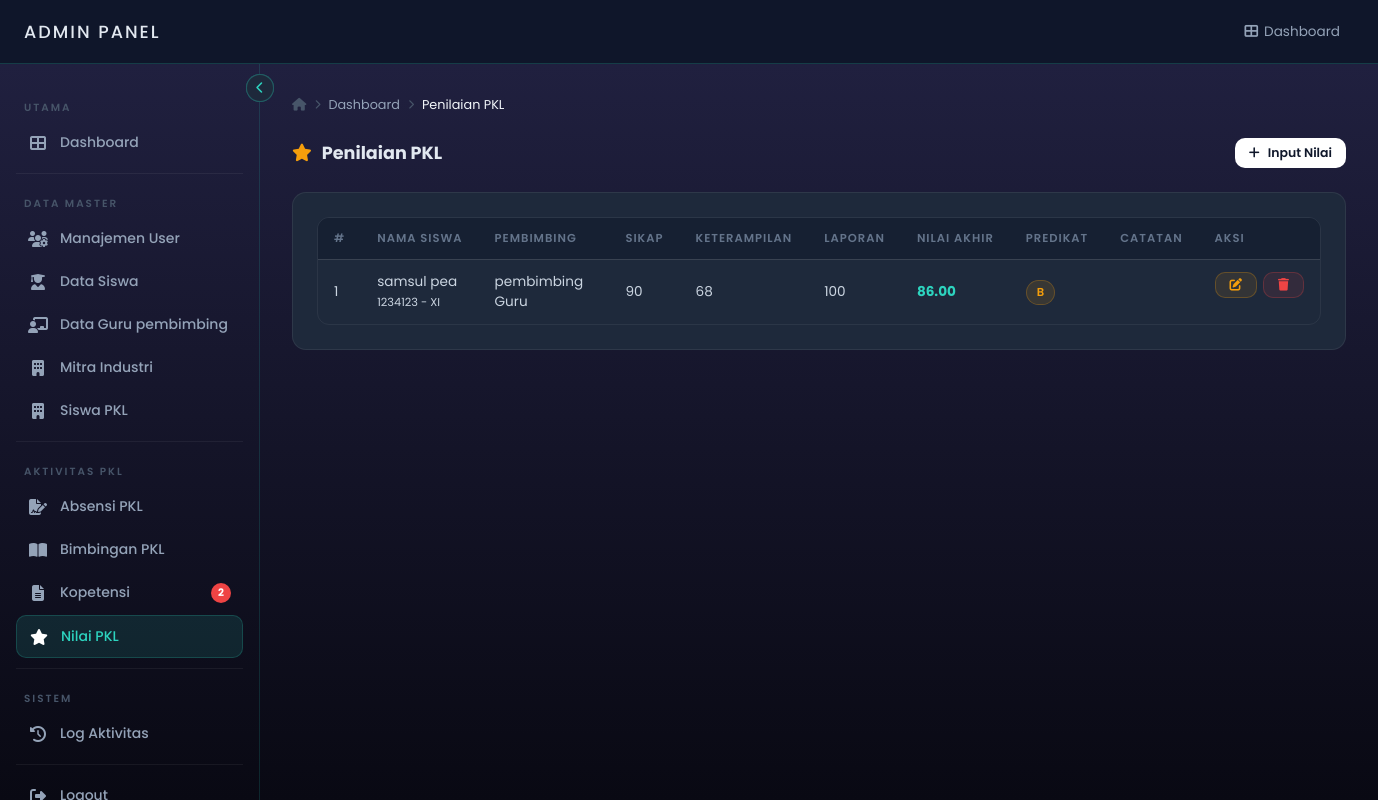
/admin/pkl-nilai.php (signed in), run on the app's committed database.
### tables this page shows
CREATE TABLE `nilai_pkl` (
  `id` int(11) NOT NULL,
  `siswa_id` int(11) NOT NULL,
  `pembimbing_id` int(11) NOT NULL,
  `nilai_sikap` int(11) DEFAULT 0,
  `nilai_keterampilan` int(11) DEFAULT 0,
  `nilai_laporan` int(11) DEFAULT 0,
  `nilai_akhir` decimal(5,2) DEFAULT NULL,
  `predikat` char(2) DEFAULT NULL,
  `catatan` text DEFAULT NULL,
  `created_at` timestamp NOT NULL DEFAULT current_timestamp()
);

CREATE TABLE `profil_siswa` (
  `id` int(11) NOT NULL,
  `user_id` int(11) NOT NULL,
  `nis` varchar(20) DEFAULT NULL,
  `kelas` varchar(20) DEFAULT NULL,
  `jurusan` varchar(50) DEFAULT NULL,
  `no_hp` varchar(15) DEFAULT NULL,
  `foto_profil` varchar(255) DEFAULT NULL,
  `jenis_kelamin` enum('Laki-laki','Perempuan') DEFAULT NULL,
  `agama` varchar(50) DEFAULT NULL,
  `tempat_lahir` varchar(100) DEFAULT NULL,
  `tanggal_lahir` date DEFAULT NULL,
  `alamat` text DEFAULT NULL,
  `golongan_darah` enum('A','B','AB','O') DEFAULT NULL
);

### admin/pkl-nilai.php (the view, shortened to what this page needs)
<?php
include "../config.php";
$rows = mysqli_query($conn, "
    SELECT np.*,
           CONCAT(us.nama_depan, ' ', us.nama_belakang) AS nama_siswa,
           CONCAT(up.nama_depan, ' ', up.nama_belakang) AS nama_pembimbing,
           ps.nis, ps.kelas
    FROM nilai_pkl np
    LEFT JOIN users us ON np.siswa_id = us.id
    LEFT JOIN users up ON np.pembimbing_id = up.id
    LEFT JOIN profil_siswa ps ON np.siswa_id = ps.user_id
    ORDER BY np.id DESC
");
?>
<!DOCTYPE html>
<html lang="id">
<head>
  <link rel="stylesheet" href="style.css"/>
  <link rel="stylesheet" href="https://cdnjs.cloudflare.com/ajax/libs/font-awesome/6.5.2/css/all.min.css"/>
</head>
<body>
<header>
  <nav>
    <div style="display:flex;align-items:center;gap:12px;">
      <div class="logo">ADMIN PANEL</div>
    </div>
    <ul class="nav-links">
      <li><a href="dashboard_admin2.php"><i class="fa fa-th-large"></i> Dashboard</a></li>
    </ul>
  </nav>
</header>
<button class="sidebar-toggle" id="sidebarToggle"><i class="fas fa-chevron-left"></i></button>
<?php include 'sidebar.php'; ?>
<div class="layout-wrapper">
<main class="main-content" id="mainContent">
  <div class="breadcrumb">
    <i class="fas fa-home"></i>
    <i class="fas fa-chevron-right" style="font-size:.6rem;"></i>
    <a href="dashboard_admin2.php" style="color:#94a3b8;">Dashboard</a>
    <i class="fas fa-chevron-right" style="font-size:.6rem;"></i>
    <span>Penilaian PKL</span>
  </div>
  <div class="page-header">
    <h2><i class="fas fa-star" style="color:#f59e0b;"></i> Penilaian PKL</h2>
    <button class="btn btn-primary btn-sm" onclick="openModal()">
      <i class="fas fa-plus"></i> Input Nilai
    </button>
  </div>
  <div class="card">
    <div class="table-wrapper">
      <table>
        <thead>
          <tr>
            <th>#</th>
            <th>Nama Siswa</th>
            <th>Pembimbing</th>
            <th>Sikap</th>
            <th>Keterampilan</th>
            <th>Laporan</th>
            <th>Nilai Akhir</th>
            <th>Predikat</th>
            <th>Catatan</th>
            <th>Aksi</th>
          </tr>
        </thead>
        <tbody>
        <?php if (mysqli_num_rows($rows) === 0): ?>
          <tr><td colspan="10" style="text-align:center;color:#94a3b8;">Belum ada data nilai PKL.</td></tr>
        <?php else:
        $no = 1; while ($row = mysqli_fetch_assoc($rows)):
          $na = (float)$row['nilai_akhir'];
          $warna = $na >= 85 ? '#2dd4bf' : ($na >= 75 ? '#f59e0b' : '#ef4444');
          $predikat = $row['predikat'] ?? '-';
          $pill_class = match($predikat) {
            'A' => 'pill-green',
            'B' => 'pill-yellow',
            default => 'pill-red',
          };
        ?>
          <tr>
            <td><?php echo $no++; ?></td>
            <td>
              <?php echo htmlspecialchars($row['nama_siswa'] ?? '-'); ?>
              <?php if (!empty($row['nis'])): ?>
                <br><small class="text-muted"><?php echo htmlspecialchars($row['nis']); ?> <?php echo $row['kelas'] ? '- '.$row['kelas'] : ''; ?></small>
              <?php endif; ?>
            </td>
            <td><?php echo htmlspecialchars($row['nama_pembimbing'] ?? '-'); ?></td>
            <td><?php echo $row['nilai_sikap']; ?></td>
            <td><?php echo $row['nilai_keterampilan']; ?></td>
            <td><?php echo $row['nilai_laporan']; ?></td>
            <td><strong style="color:<?php echo $warna; ?>"><?php echo number_format($na, 2); ?></strong></td>
            <td><span class="pill <?php echo $pill_class; ?>"><?php echo htmlspecialchars($predikat); ?></span></td>
            <td><?php echo htmlspecialchars($row['catatan'] ?? '-'); ?></td>
            <td style="display:flex;gap:6px;">
              <button class="btn btn-warning btn-sm"
                onclick="editData(
                  <?php echo $row['id']; ?>,
                  <?php echo $row['siswa_id']; ?>,
                  <?php echo $row['pembimbing_id']; ?>,
                  <?php echo $row['nilai_sikap']; ?>,
                  <?php echo $row['nilai_keterampilan']; ?>,
                  <?php echo $row['nilai_laporan']; ?>,
                  '<?php echo addslashes($row['catatan'] ?? ''); ?>'
                )">
                <i class="fas fa-edit"></i>
              </button>
              <a href="?hapus=<?php echo $row['id']; ?>" class="btn btn-danger btn-sm"
                 onclick="return confirm('Hapus data nilai ini?')">
                <i class="fas fa-trash"></i>
              </a>
            </td>
          </tr>
        <?php endwhile; endif; ?>
        </tbody>
      </table>
    </div>
  </div>
</main>
</div>
</body>
</html>

### admin/style.css (style rules this page uses)
*, *::before, *::after { box-sizing: border-box; margin: 0; padding: 0; }
html { scroll-behavior: smooth; }
body { font-family: 'Poppins', sans-serif; background: linear-gradient(to bottom, #222243, #090913); color: #e2e8f0; min-height: 100vh; }
a { text-decoration: none; color: inherit; }
ul { list-style: none; }
h2 { font-size: 1.25rem; font-weight: 600; color: #e2e8f0; }
.btn { display: inline-flex; align-items: center; gap: 8px; padding: 10px 20px; border-radius: 10px; font-family: 'Poppins', sans-serif; font-size: 0.85rem; font-weight: 600; cursor: pointer; transition: all 0.2s; border: none; text-decoration: none; }
.btn-primary { background: #ffffff; color: #0f172a; }
.btn-danger { background: rgba(239, 68, 68, 0.1); color: #ef4444; border: 1px solid rgba(239, 68, 68, 0.25); }
.btn-warning { background: rgba(245, 158, 11, 0.1); color: #f59e0b; border: 1px solid rgba(245, 158, 11, 0.25); }
.btn-sm { padding: 6px 14px; font-size: 0.78rem; }
.card { background: #1e293b; border: 1px solid rgba(255, 255, 255, 0.07); border-radius: 14px; padding: 24px; }
.table-wrapper { overflow-x: auto; border-radius: 12px; border: 1px solid rgba(255, 255, 255, 0.06); }
table { width: 100%; border-collapse: collapse; font-size: 0.85rem; }
thead tr { background: #162032; border-bottom: 1px solid rgba(255, 255, 255, 0.08); }
thead th { padding: 12px 16px; text-align: left; font-size: 0.72rem; font-weight: 600; color: #64748b; letter-spacing: 1px; text-transform: uppercase; white-space: nowrap; }
tbody tr { border-bottom: 1px solid rgba(255, 255, 255, 0.04); transition: background 0.15s; }
tbody tr:last-child { border-bottom: none; }
tbody td { padding: 12px 16px; color: #cbd5e1; vertical-align: middle; }
.pill { display: inline-flex; align-items: center; gap: 5px; padding: 3px 10px; border-radius: 99px; font-size: 0.72rem; font-weight: 600; }
.pill-yellow { background: rgba(245, 158, 11, 0.12); color: #f59e0b; border: 1px solid rgba(245, 158, 11, 0.25); }
.page-header { display: flex; align-items: center; justify-content: space-between; gap: 16px; margin-bottom: 24px; flex-wrap: wrap; }
.page-header h2 { font-size: 1.1rem; font-weight: 700; color: #e2e8f0; display: flex; align-items: center; gap: 10px; }
.page-header h2 i { color: #ffffff; }
.breadcrumb { display: flex; align-items: center; gap: 8px; font-size: 0.8rem; color: #475569; margin-bottom: 24px; }
.breadcrumb span { color: #f1f5f9; }
.breadcrumb a { color: #64748b; }
header { position: sticky; top: 0; z-index: 100; background: rgba(15, 23, 42, 0.95); backdrop-filter: blur(10px); border-bottom: 1px solid rgba(255, 255, 255, 0.08); }
header nav { display: flex; align-items: center; justify-content: space-between; padding: 0 24px; height: 64px; }
.nav-links { display: flex; gap: 8px; align-items: center; }
.nav-links a { color: #94a3b8; font-size: 0.85rem; padding: 7px 14px; border-radius: 8px; display: flex; align-items: center; gap: 6px; transition: all 0.2s; }
.sidebar-toggle { position: fixed; top: 74px; left: 246px; z-index: 110; background: #1e293b; border: 1px solid rgba(255, 255, 255, 0.15); color: #94a3b8; width: 28px; height: 28px; border-radius: 50%; display: flex; align-items: center; justify-content: center; cursor: pointer; font-size: 0.75rem; transition: left 0.3s ease, transform 0.3s ease; }
.layout-wrapper { display: flex; margin-top: 64px; min-height: calc(100vh - 64px); }
.main-content { margin-left: 260px; flex: 1; padding: 32px; transition: margin-left 0.3s; }

### data on the page
nilai_pkl: nama_siswa "samsul pea", profil_siswa.nis "1234123", profil_siswa.kelas "XI", nama_pembimbing "pembimbing Guru", nilai_sikap "90", nilai_keterampilan "68", nilai_laporan "100", nilai_akhir "86.00", predikat "B"

### other printed values
$label "Dashboard Manajemen User Data Siswa Data Guru pembimbing Mitra Industri Siswa PKL Absensi PKL Bimbingan PKL Kopetensi Nilai PKL Log Aktivitas"
$badge "2"
